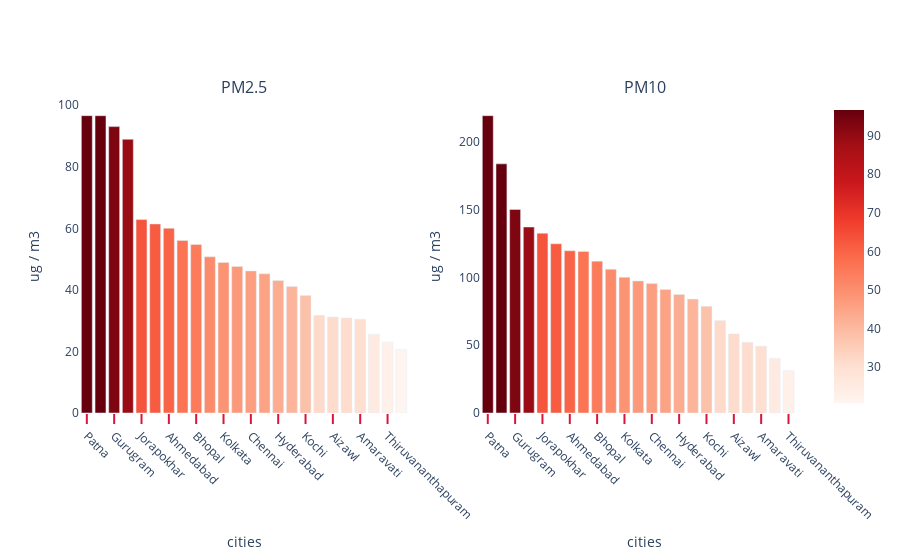

The cell this chart's notebook holds for it:
### Code cell
# after ' conda install nbformat ' i had to restart the vsc code . otherwise it was not working
x2 = city_day[['PM2.5' , 'City']].groupby(['City']).median().sort_values(by = 'PM2.5',ascending = False).reset_index()
x3 = city_day[['PM10','City']].groupby(['City']).median().sort_values(by = 'PM10',ascending = False).reset_index()

from plotly.subplots import make_subplots

fig = make_subplots(
    rows=1 , cols=2,
    subplot_titles = ('PM2.5','PM10'))

fig.add_trace(go.Bar(y = x2['PM2.5'], x=x2['City'],
marker = dict(color = x2['PM2.5'],coloraxis = 'coloraxis')),1,1)

fig.add_trace(go.Bar(y = x3['PM10'], x =x2['City'], marker = dict(color = x2['PM2.5'],coloraxis = "coloraxis")),1,2)

fig.update_layout(coloraxis = dict(colorscale= 'reds'),showlegend = False,plot_bgcolor = 'white')
fig.update_xaxes(ticks = 'outside' , tickwidth = 2 , tickangle = 45 , tickcolor = 'crimson' , ticklen = 10,title_text = 'cities')
fig.update_yaxes(title_text = 'ug / m3' , row = 1 , col = 1)
fig.update_yaxes(title_text = 'ug / m3' , row = 1 , col = 2)
fig.show()

### Figure 1 — Plotly figure (JSON) as saved in the notebook; plotly's stock layout.template omitted (floating-point values rounded to 4 significant figures)
{"data": [{"marker": {"color": [96.63, 96.61, 93.06, 88.94, 62.87, 61.43, 60.03, 56.06, 54.73, 50.76, 48.95, 47.59, 46.18, 45.24, 43.05, 41.08, 38.21, 31.74, 31.21, 30.91, 30.5, 25.58, 23, 20.69], "coloraxis": "coloraxis"}, "type": "bar", "x": ["Patna", "Delhi", "Gurugram", "Lucknow", "Jorapokhar", "Brajrajnagar", "Ahmedabad", "Guwahati", "Bhopal", "Jaipur", "Kolkata", "Talcher", "Chennai", "Amritsar", "Hyderabad", "Chandigarh", "Kochi", "Bengaluru", "Aizawl", "Ernakulam", "Amaravati", "Mumbai", "Thiruvananthapuram", "Shillong"], "xaxis": "x", "y": [96.63, 96.61, 93.06, 88.94, 62.87, 61.43, 60.03, 56.06, 54.73, 50.76, 48.95, 47.59, 46.18, 45.24, 43.05, 41.08, 38.21, 31.74, 31.21, 30.91, 30.5, 25.58, 23, 20.69], "yaxis": "y"}, {"marker": {"color": [96.63, 96.61, 93.06, 88.94, 62.87, 61.43, 60.03, 56.06, 54.73, 50.76, 48.95, 47.59, 46.18, 45.24, 43.05, 41.08, 38.21, 31.74, 31.21, 30.91, 30.5, 25.58, 23, 20.69], "coloraxis": "coloraxis"}, "type": "bar", "x": ["Patna", "Delhi", "Gurugram", "Lucknow", "Jorapokhar", "Brajrajnagar", "Ahmedabad", "Guwahati", "Bhopal", "Jaipur", "Kolkata", "Talcher", "Chennai", "Amritsar", "Hyderabad", "Chandigarh", "Kochi", "Bengaluru", "Aizawl", "Ernakulam", "Amaravati", "Mumbai", "Thiruvananthapuram", "Shillong"], "xaxis": "x2", "y": [219.3, 183.8, 150.1, 137.2, 132.6, 124.8, 119.7, 119.1, 112.0, 106.0, 100.1, 97.41, 95.48, 91.15, 87.46, 84.0, 78.67, 68.27, 58.34, 52.19, 49.24, 40.33, 31.22, null], "yaxis": "y2"}], "layout": {"annotations": [{"font": {"size": 16}, "showarrow": false, "text": "PM2.5", "x": 0.225, "xanchor": "center", "xref": "paper", "y": 1, "yanchor": "bottom", "yref": "paper"}, {"font": {"size": 16}, "showarrow": false, "text": "PM10", "x": 0.775, "xanchor": "center", "xref": "paper", "y": 1, "yanchor": "bottom", "yref": "paper"}], "coloraxis": {"colorscale": [[0, "rgb(255,245,240)"], [0.125, "rgb(254,224,210)"], [0.25, "rgb(252,187,161)"], [0.375, "rgb(252,146,114)"], [0.5, "rgb(251,106,74)"], [0.625, "rgb(239,59,44)"], [0.75, "rgb(203,24,29)"], [0.875, "rgb(165,15,21)"], [1, "rgb(103,0,13)"]]}, "plot_bgcolor": "white", "showlegend": false, "xaxis": {"anchor": "y", "domain": [0, 0.45], "tickangle": 45, "tickcolor": "crimson", "ticklen": 10, "ticks": "outside", "tickwidth": 2, "title": {"text": "cities"}}, "xaxis2": {"anchor": "y2", "domain": [0.55, 1], "tickangle": 45, "tickcolor": "crimson", "ticklen": 10, "ticks": "outside", "tickwidth": 2, "title": {"text": "cities"}}, "yaxis": {"anchor": "x", "domain": [0, 1], "title": {"text": "ug / m3"}}, "yaxis2": {"anchor": "x2", "domain": [0, 1], "title": {"text": "ug / m3"}}}}
